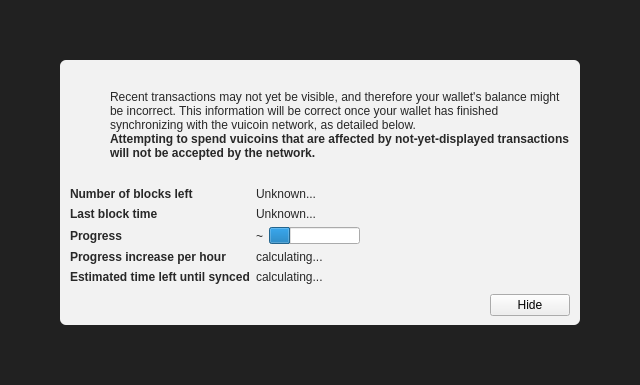
<?xml version="1.0" encoding="UTF-8"?>
<ui version="4.0">
 <class>ModalOverlay</class>
 <widget class="ModalOverlay" name="ModalOverlay">
  <property name="geometry">
   <rect>
    <x>0</x>
    <y>0</y>
    <width>640</width>
    <height>385</height>
   </rect>
  </property>
  <property name="windowTitle">
   <string>Form</string>
  </property>
  <layout class="QVBoxLayout" name="verticalLayout" stretch="0">
   <property name="sizeConstraint">
    <enum>QLayout::SetDefaultConstraint</enum>
   </property>
   <property name="leftMargin">
    <number>0</number>
   </property>
   <property name="topMargin">
    <number>0</number>
   </property>
   <property name="rightMargin">
    <number>0</number>
   </property>
   <property name="bottomMargin">
    <number>0</number>
   </property>
   <item>
    <widget class="QWidget" name="bgWidget" native="true">
     <property name="styleSheet">
      <string notr="true">#bgWidget { background: rgba(0,0,0,220); }</string>
     </property>
     <layout class="QVBoxLayout" name="verticalLayoutMain" stretch="1">
      <property name="leftMargin">
       <number>60</number>
      </property>
      <property name="topMargin">
       <number>60</number>
      </property>
      <property name="rightMargin">
       <number>60</number>
      </property>
      <property name="bottomMargin">
       <number>60</number>
      </property>
      <item>
       <widget class="QWidget" name="contentWidget" native="true">
        <property name="styleSheet">
         <string notr="true">#contentWidget { background: rgba(255,255,255,240); border-radius: 6px; }

QLabel { color: rgb(40,40,40);  }</string>
        </property>
        <layout class="QVBoxLayout" name="verticalLayoutSub" stretch="1,0,0,0">
         <property name="spacing">
          <number>0</number>
         </property>
         <property name="leftMargin">
          <number>10</number>
         </property>
         <property name="topMargin">
          <number>10</number>
         </property>
         <property name="rightMargin">
          <number>10</number>
         </property>
         <property name="bottomMargin">
          <number>10</number>
         </property>
         <item>
          <layout class="QHBoxLayout" name="horizontalLayoutIconText" stretch="0,1">
           <property name="topMargin">
            <number>20</number>
           </property>
           <item>
            <layout class="QVBoxLayout" name="verticalLayoutIcon">
             <property name="leftMargin">
              <number>0</number>
             </property>
             <item>
              <widget class="QPushButton" name="warningIcon">
               <property name="enabled">
                <bool>false</bool>
               </property>
               <property name="text">
                <string/>
               </property>
               <property name="icon">
                <iconset>
                 <normaloff>:/icons/warning</normaloff>
                 <disabledoff>:/icons/warning</disabledoff>:/icons/warning</iconset>
               </property>
               <property name="iconSize">
                <size>
                 <width>48</width>
                 <height>48</height>
                </size>
               </property>
               <property name="flat">
                <bool>true</bool>
               </property>
              </widget>
             </item>
             <item>
              <spacer name="verticalSpacerWarningIcon">
               <property name="orientation">
                <enum>Qt::Vertical</enum>
               </property>
               <property name="sizeHint" stdset="0">
                <size>
                 <width>20</width>
                 <height>40</height>
                </size>
               </property>
              </spacer>
             </item>
            </layout>
           </item>
           <item>
            <layout class="QVBoxLayout" name="verticalLayoutInfoText">
             <property name="leftMargin">
              <number>0</number>
             </property>
             <property name="topMargin">
              <number>0</number>
             </property>
             <item>
              <widget class="QLabel" name="infoText">
               <property name="text">
                <string>Recent transactions may not yet be visible, and therefore your wallet's balance might be incorrect. This information will be correct once your wallet has finished synchronizing with the vuicoin network, as detailed below.</string>
               </property>
               <property name="textFormat">
                <enum>Qt::RichText</enum>
               </property>
               <property name="wordWrap">
                <bool>true</bool>
               </property>
              </widget>
             </item>
             <item>
              <widget class="QLabel" name="infoTextStrong">
               <property name="font">
                <font>
                 <weight>75</weight>
                 <bold>true</bold>
                </font>
               </property>
               <property name="text">
                <string>Attempting to spend vuicoins that are affected by not-yet-displayed transactions will not be accepted by the network.</string>
               </property>
               <property name="textFormat">
                <enum>Qt::RichText</enum>
               </property>
               <property name="wordWrap">
                <bool>true</bool>
               </property>
              </widget>
             </item>
             <item>
              <spacer name="verticalSpacerInTextSpace">
               <property name="orientation">
                <enum>Qt::Vertical</enum>
               </property>
               <property name="sizeHint" stdset="0">
                <size>
                 <width>20</width>
                 <height>40</height>
                </size>
               </property>
              </spacer>
             </item>
            </layout>
           </item>
          </layout>
         </item>
         <item>
          <spacer name="verticalSpacerAfterText">
           <property name="orientation">
            <enum>Qt::Vertical</enum>
           </property>
           <property name="sizeHint" stdset="0">
            <size>
             <width>20</width>
             <height>40</height>
            </size>
           </property>
          </spacer>
         </item>
         <item>
          <layout class="QFormLayout" name="formLayout">
           <property name="fieldGrowthPolicy">
            <enum>QFormLayout::FieldsStayAtSizeHint</enum>
           </property>
           <property name="horizontalSpacing">
            <number>6</number>
           </property>
           <property name="verticalSpacing">
            <number>6</number>
           </property>
           <property name="topMargin">
            <number>10</number>
           </property>
           <item row="0" column="0">
            <widget class="QLabel" name="labelNumberOfBlocksLeft">
             <property name="font">
              <font>
               <weight>75</weight>
               <bold>true</bold>
              </font>
             </property>
             <property name="text">
              <string>Number of blocks left</string>
             </property>
            </widget>
           </item>
           <item row="0" column="1">
            <widget class="QLabel" name="numberOfBlocksLeft">
             <property name="text">
              <string>Unknown...</string>
             </property>
            </widget>
           </item>
           <item row="1" column="0">
            <widget class="QLabel" name="labelLastBlockTime">
             <property name="font">
              <font>
               <weight>75</weight>
               <bold>true</bold>
              </font>
             </property>
             <property name="text">
              <string>Last block time</string>
             </property>
            </widget>
           </item>
           <item row="1" column="1">
            <widget class="QLabel" name="newestBlockDate">
             <property name="sizePolicy">
              <sizepolicy hsizetype="Maximum" vsizetype="Preferred">
               <horstretch>0</horstretch>
               <verstretch>0</verstretch>
              </sizepolicy>
             </property>
             <property name="text">
              <string>Unknown...</string>
             </property>
            </widget>
           </item>
           <item row="2" column="0">
            <widget class="QLabel" name="labelSyncDone">
             <property name="font">
              <font>
               <weight>75</weight>
               <bold>true</bold>
              </font>
             </property>
             <property name="text">
              <string>Progress</string>
             </property>
            </widget>
           </item>
           <item row="2" column="1">
            <layout class="QHBoxLayout" name="horizontalLayoutSync" stretch="0,1">
             <item>
              <widget class="QLabel" name="percentageProgress">
               <property name="text">
                <string notr="true">~</string>
               </property>
              </widget>
             </item>
             <item>
              <widget class="QProgressBar" name="progressBar">
               <property name="value">
                <number>24</number>
               </property>
               <property name="format">
                <string/>
               </property>
              </widget>
             </item>
            </layout>
           </item>
           <item row="4" column="0">
            <widget class="QLabel" name="labelProgressIncrease">
             <property name="font">
              <font>
               <weight>75</weight>
               <bold>true</bold>
              </font>
             </property>
             <property name="text">
              <string>Progress increase per hour</string>
             </property>
            </widget>
           </item>
           <item row="4" column="1">
            <widget class="QLabel" name="progressIncreasePerH">
             <property name="text">
              <string>calculating...</string>
             </property>
            </widget>
           </item>
           <item row="5" column="0">
            <widget class="QLabel" name="labelEstimatedTimeLeft">
             <property name="font">
              <font>
               <weight>75</weight>
               <bold>true</bold>
              </font>
             </property>
             <property name="text">
              <string>Estimated time left until synced</string>
             </property>
            </widget>
           </item>
           <item row="5" column="1">
            <widget class="QLabel" name="expectedTimeLeft">
             <property name="text">
              <string>calculating...</string>
             </property>
            </widget>
           </item>
          </layout>
         </item>
         <item>
          <layout class="QHBoxLayout" name="horizontalLayoutButtons">
           <property name="leftMargin">
            <number>10</number>
           </property>
           <property name="topMargin">
            <number>10</number>
           </property>
           <item>
            <spacer name="horizontalSpacer">
             <property name="orientation">
              <enum>Qt::Horizontal</enum>
             </property>
             <property name="sizeHint" stdset="0">
              <size>
               <width>40</width>
               <height>20</height>
              </size>
             </property>
            </spacer>
           </item>
           <item>
            <widget class="QPushButton" name="closeButton">
             <property name="text">
              <string>Hide</string>
             </property>
            </widget>
           </item>
          </layout>
         </item>
        </layout>
       </widget>
      </item>
     </layout>
    </widget>
   </item>
  </layout>
 </widget>
 <customwidgets>
  <customwidget>
   <class>ModalOverlay</class>
   <extends>QWidget</extends>
   <header>qt/modaloverlay.h</header>
   <container>1</container>
  </customwidget>
 </customwidgets>
 <resources/>
 <connections/>
</ui>
